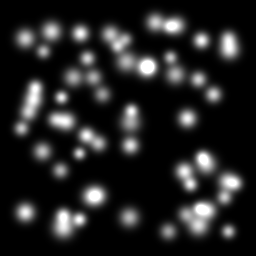
#> input picture data/example/C1-S1_2026-04-20T12-00-00_brightfield.tif, 256 x 256 px; its folder holds only this picture in this run
$ python -i segmentation.py   (imports and definitions only)
#> lines starting #> are read from the running program, lines starting #| are printed output that depends on the picture; after the words box and inside, x2 and y2 are one past the last pixel; in counts of white or black regions, pixels touching at a corner belong together
#> further down, picture is the input picture: shape (256, 256, 3); min 0, max 255, mean 35.7
"""Cell segmentation via Cellpose 3.x (cyto3).

Cellpose is heavy (torch + pretrained weights) so this module imports lazily. When
the library isn't available — e.g., CI installs without the ``ml`` extra — we fall
back to a classical Otsu + watershed segmenter so the pipeline still produces numbers.
"""

from __future__ import annotations

from dataclasses import dataclass

import numpy as np

_CELLPOSE_MODEL = None


@dataclass
class Confluence:
    """Per-chip confluence result."""

    percent: float
    cell_count: int
    mask: np.ndarray  # int32, 0 = background, >0 = cell ID


def _to_grayscale(image: np.ndarray) -> np.ndarray:
    if image.ndim == 2:
        return image
    if image.ndim == 3 and image.shape[2] in (3, 4):
        # Luminance; keep it simple, avoids pulling in cv2 for this.
        r, g, b = image[..., 0], image[..., 1], image[..., 2]
        return (0.2989 * r + 0.5870 * g + 0.1140 * b).astype(image.dtype)
    raise ValueError(f"Unsupported image shape for segmentation: {image.shape}")


def _load_cellpose(model_type: str = "cyto3"):  # noqa: ANN202 - external lib type
    """Lazy-load Cellpose so import cost is paid once, not at package import."""
    global _CELLPOSE_MODEL
    if _CELLPOSE_MODEL is not None:
        return _CELLPOSE_MODEL
    try:
        from cellpose import models  # type: ignore[import-not-found]
    except ImportError:
        return None
    try:
        _CELLPOSE_MODEL = models.Cellpose(gpu=False, model_type=model_type)
    except Exception:
        # Network failure on first weight download, etc.
        return None
    return _CELLPOSE_MODEL


def _classical_segment(image: np.ndarray) -> np.ndarray:
    """Otsu threshold + watershed fallback that never touches the network."""
    from scipy import ndimage as ndi
    from skimage import filters, morphology, segmentation

    gray = _to_grayscale(image).astype(np.float32)
    if gray.max() > 0:
        gray = gray / gray.max()
    thr = filters.threshold_otsu(gray) if gray.size else 0.5
#> thr = 0.314
    fg = gray > thr
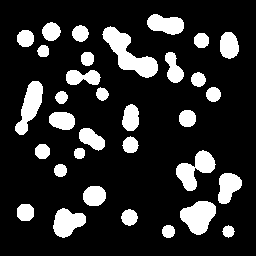
#> fg: shape (256, 256) bool; 17.2% white; 33 white regions, largest, box (x1, y1, x2, y2) and area: (102, 26, 158, 78) 1176, (180, 201, 216, 235) 826, (176, 150, 216, 191) 788
    fg = morphology.remove_small_objects(fg, min_size=32)
    fg = morphology.closing(fg, morphology.disk(2))
#> fg: shape (256, 256) bool; 17.3% white; 33 white regions, largest, box (x1, y1, x2, y2) and area: (102, 26, 158, 78) 1179, (180, 201, 216, 235) 826, (176, 150, 216, 191) 794

    distance = ndi.distance_transform_edt(fg)
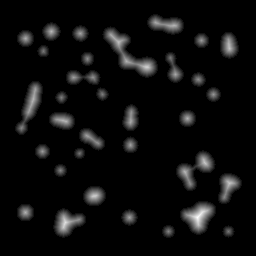
#> distance: shape (256, 256) float64; min 0, max 12.81, mean 0.625; drawn with min black and max white
    coords = ndi.maximum_filter(distance, size=11) == distance
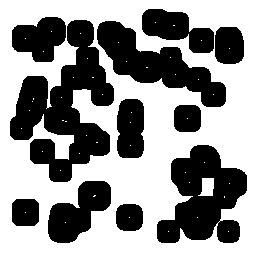
#> coords: shape (256, 256) bool; 57.5% white; 11 black regions, largest, box (x1, y1, x2, y2) and area: (10, 20, 114, 182) 7847, (157, 145, 247, 243) 5373, (97, 21, 226, 107) 4376
    coords = coords & fg
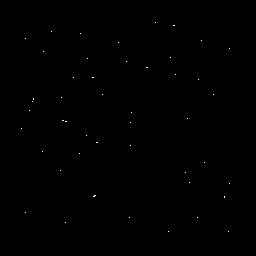
#> coords: shape (256, 256) bool; 0.09% white in thin lines or dots, all inside (x1, y1, x2, y2) = (21, 22, 230, 232)
    markers, _ = ndi.label(coords)
#> markers: shape (256, 256) int32; 48 distinct labels, from 0 to 47
    labels = segmentation.watershed(-distance, markers, mask=fg)
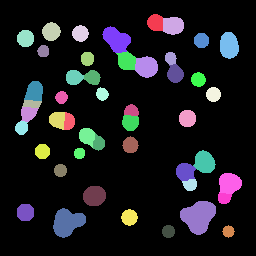
#> labels: shape (256, 256) int32; 48 distinct labels, from 0 to 47; one colour per label, 0 black
    return labels.astype(np.int32)


def segment_cells(image: np.ndarray, model: str = "cyto3") -> np.ndarray:
    """Return an int32 label mask for ``image``. 0 = background, >0 = individual cells.

    Uses Cellpose ``cyto3`` when available, classical watershed otherwise.
    """
    cp = _load_cellpose(model)
    if cp is not None:
        channels = [0, 0]  # grayscale
        masks, _flows, _styles, _diams = cp.eval(image, diameter=None, channels=channels)
        return np.asarray(masks, dtype=np.int32)
    return _classical_segment(image)


def compute_confluence(image: np.ndarray, model: str = "cyto3") -> Confluence:
    """Segment and compute per-chip confluence + cell count."""
    mask = segment_cells(image, model=model)
    total_pixels = int(mask.size)
    foreground = int(np.count_nonzero(mask))
    percent = (foreground / total_pixels) * 100.0 if total_pixels else 0.0
    # Unique positive labels.
    unique = np.unique(mask)
    cell_count = int(max(0, len(unique) - (1 if 0 in unique else 0)))
    return Confluence(percent=percent, cell_count=cell_count, mask=mask)

>>> import cv2
>>> picture = cv2.imread('../../data/example/C1-S1_2026-04-20T12-00-00_brightfield.tif')
>>> result = _classical_segment(picture)

$ run again, on data/example/C1-S1_2026-04-20T12-00-00_calcein.tif
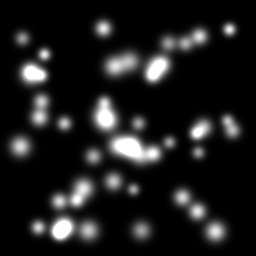
#> input picture data/example/C1-S1_2026-04-20T12-00-00_calcein.tif, 256 x 256 px
#> picture is the input picture: shape (256, 256, 3); min 0, max 255, mean 29.6
#> thr = 0.33
#> in _classical_segment, `fg = gray > thr`:
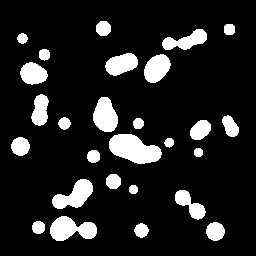
#> fg: shape (256, 256) bool; 13.3% white; 27 white regions, largest, box (x1, y1, x2, y2) and area: (109, 134, 162, 164) 1069, (50, 216, 97, 241) 762, (52, 179, 93, 209) 682
#> markers: shape (256, 256) int32; 37 distinct labels, from 0 to 36
#> in _classical_segment, `labels = segmentation.watershed(-distance, markers, mask=fg)`:
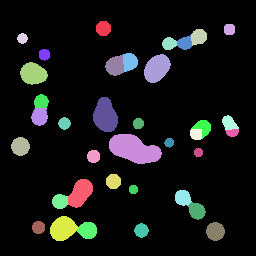
#> labels: shape (256, 256) int32; 37 distinct labels, from 0 to 36; one colour per label, 0 black

$ run again, on data/example/C1-S1_2026-04-20T12-00-00_hoechst.tif
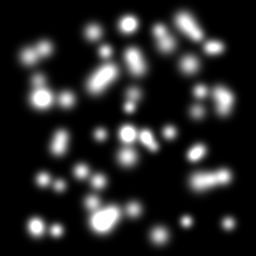
#> input picture data/example/C1-S1_2026-04-20T12-00-00_hoechst.tif, 256 x 256 px
#> picture is the input picture: shape (256, 256, 3); min 0, max 255, mean 38.9
#> thr = 0.346
#> in _classical_segment, `fg = gray > thr`:
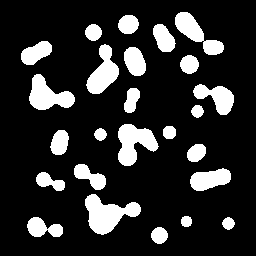
#> fg: shape (256, 256) bool; 17.3% white; 25 white regions, largest, box (x1, y1, x2, y2) and area: (85, 194, 141, 235) 1200, (118, 124, 159, 166) 1015, (29, 74, 75, 110) 923
#> markers: shape (256, 256) int32; 55 distinct labels, from 0 to 54
#> in _classical_segment, `labels = segmentation.watershed(-distance, markers, mask=fg)`:
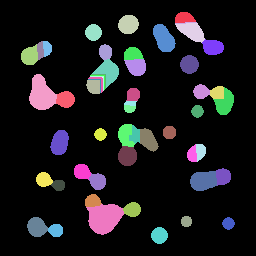
#> labels: shape (256, 256) int32; 55 distinct labels, from 0 to 54; one colour per label, 0 black

$ run again, on data/example/C1-S1_2026-04-20T12-00-00_pi.tif
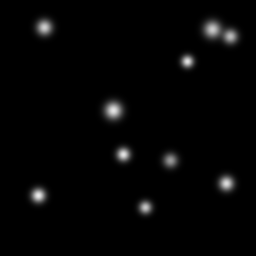
#> input picture data/example/C1-S1_2026-04-20T12-00-00_pi.tif, 256 x 256 px
#> picture is the input picture: shape (256, 256, 3); min 0, max 234, mean 4.7
#> thr = 0.256
#> in _classical_segment, `fg = gray > thr`:
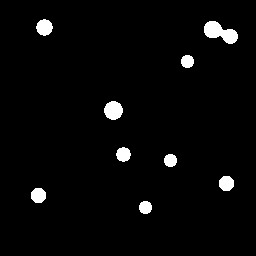
#> fg: shape (256, 256) bool; 2.9% white; 9 white regions, largest, box (x1, y1, x2, y2) and area: (204, 21, 238, 44) 453, (104, 101, 123, 120) 277, (36, 19, 53, 36) 213
#> markers: shape (256, 256) int32; 11 distinct labels, from 0 to 10
#> in _classical_segment, `labels = segmentation.watershed(-distance, markers, mask=fg)`:
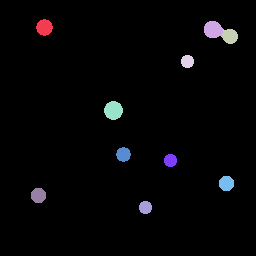
#> labels: shape (256, 256) int32; 11 distinct labels, from 0 to 10; one colour per label, 0 black
